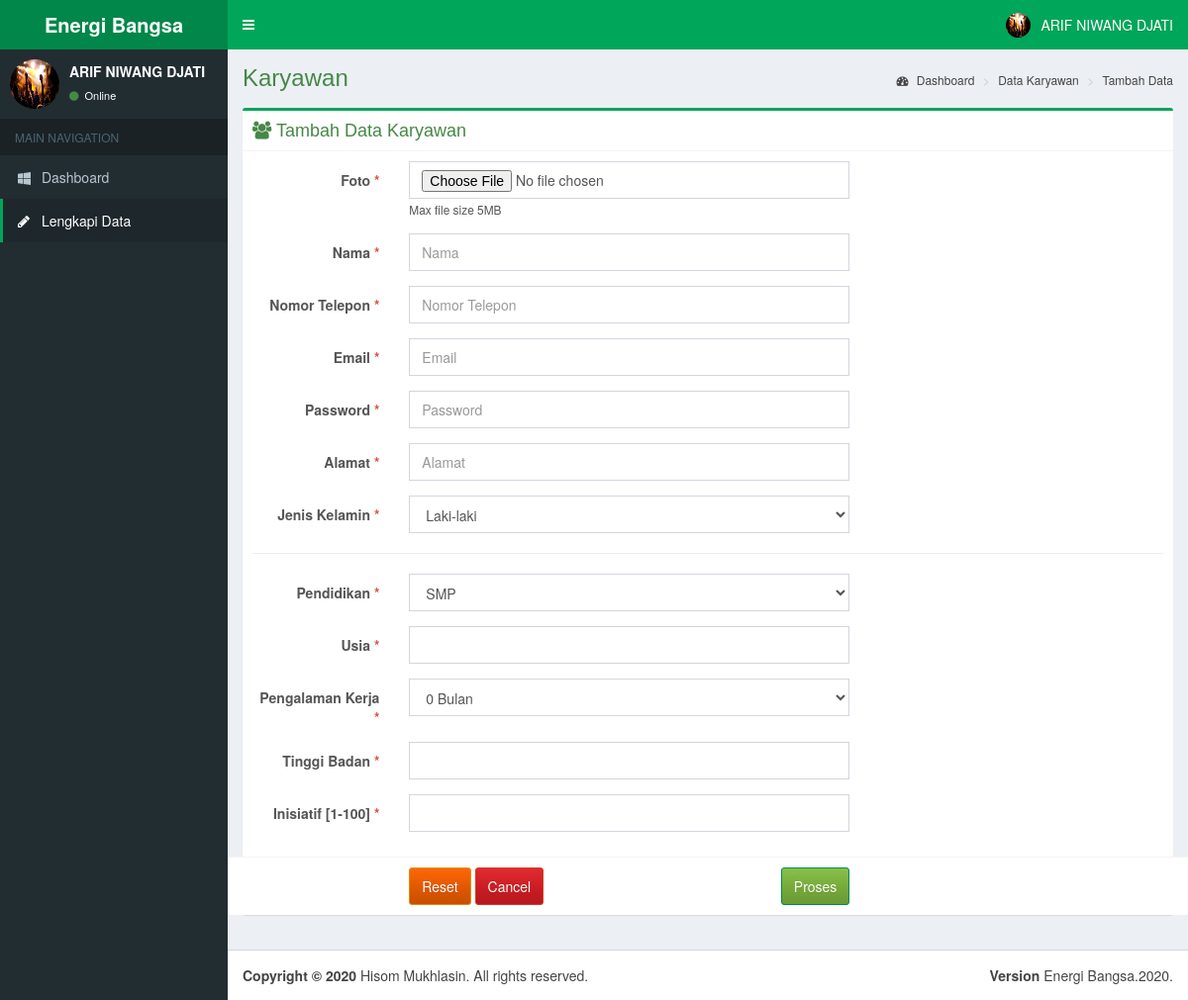
Screenshot of /add-karyawan.php (signed in) with the database file from the repository.
### tables this page shows
CREATE TABLE `kriteria` (
  `id_kriteria` int(11) NOT NULL AUTO_INCREMENT,
  `kriteria` varchar(50) NOT NULL,
  `cost_benefit` varchar(10) NOT NULL,
  `tipe` varchar(10) NOT NULL DEFAULT 'Option',
  `limit` tinyint(1) NOT NULL,
  `bobot` float DEFAULT '0',
  PRIMARY KEY (`id_kriteria`)
);

### add-karyawan.php (the view, shortened to what this page needs)
<?php
include 'dbconf.php';
?>
<!DOCTYPE html>
<html>
<head>
	<?php include 'layout/head.php'; ?>
</head>
<body class="hold-transition fixed skin-green sidebar-mini">
<div class="wrapper">
	<header class="main-header">
		<?php include 'layout/header.php'; ?>
	</header>
	<aside class="main-sidebar">
		<?php include 'layout/sidebar.php'; ?>
	</aside>
	<div class="content-wrapper">
		<section class="content-header">
			<h1 class="text-success">Karyawan</h1>
			<ol class="breadcrumb">
				<li><a href="dashboard-ui.php"><i class="fa fa-dashboard"></i> Dashboard</a></li>
				<li><a href="karyawan.php">Data Karyawan</a></li>
				<li><a href="add-karyawan.php">Tambah Data</a></li>
			</ol>
		</section>
		<section class="content">
			<div class="box box-success">
				<div class="box-header with-border">
					<h3 class="box-title text-success"><i class="fa fa-users"> </i> Tambah Data Karyawan</h3>
				</div>
				<form class="form-horizontal" enctype="multipart/form-data" method="post" action="proses-karyawan.php">
					<div class="row">
						<div class="col-xs-12">
							<div class="box-body">
								<div class="form-group">
									<label for="foto" class="col-sm-2 control-label">Foto <span class="text-red">*</span></label>
									<div class="col-sm-6">
										<input type="file" class="form-control" name="foto" id="foto" required/>
										<small>Max file size 5MB</small>
									</div>
								</div>
								<div class="form-group">
									<label for="nama" class="col-sm-2 control-label">Nama <span class="text-red">*</span></label>
									<div class="col-sm-6">
										<input type="text" class="form-control" name="nama" id="nama" placeholder="Nama" required/>
									</div>
								</div>
								<div class="form-group">
									<label for="nomor_telepon" class="col-sm-2 control-label">Nomor Telepon <span class="text-red">*</span></label>
									<div class="col-sm-6">
										<input type="text" class="form-control" name="nomor_telepon" id="nomor_telepon" placeholder="Nomor Telepon" required/>
									</div>
								</div>
								<div class="form-group">
									<label for="email" class="col-sm-2 control-label">Email <span class="text-red">*</span></label>
									<div class="col-sm-6">
										<input type="email" class="form-control" name="email" id="email" placeholder="Email" required/>
									</div>
								</div>
								<div class="form-group">
									<label for="email" class="col-sm-2 control-label">Password <span class="text-red">*</span></label>
									<div class="col-sm-6">
										<input type="password" class="form-control" name="password" id="password" placeholder="Password" required/>
									</div>
								</div>
								<div class="form-group">
									<label for="Alamat" class="col-sm-2 control-label">Alamat <span class="text-red">*</span></label>
									<div class="col-sm-6">
										<input type="text" class="form-control" name="alamat" id="alamat" placeholder="Alamat" required/>
									</div>
								</div>
								<div class="form-group">
									<label for="jenis_kelamin" class="col-sm-2 control-label">Jenis Kelamin <span class="text-red">*</span></label>
									<div class="col-sm-6">
										<select class="form-control" name="jenis_kelamin" id="jenis_kelamin">
											<option value='laki-laki'>Laki-laki</option>
										</select>
									</div>
								</div>
								<hr>
								<?php
								$query = "SELECT * FROM `kriteria`";
								$result = $mysqli->query($query);
								?>
								<?php if ($result->num_rows > 0): ?>
									<?php while ($row = $result->fetch_assoc()): $row = (object)$row; ?>
										<div class="form-group">
											<label for="jenis_kelamin" class="col-sm-2 control-label"><?php echo $row->kriteria; ?> <span class="text-red">*</span></label>
											<div class="col-sm-6">
												<?php
												if ($row->tipe == 'Option'):
													$sub_query = "SELECT * FROM `sub_kriteria` WHERE id_kriteria = $row->id_kriteria";
													$sub_result = $mysqli->query($sub_query);
													?>
													<select class="form-control" name="sub_kriteria[<?php echo $row->id_kriteria; ?>]" id="<?php echo $row->kriteria; ?>">
														<?php while ($xrow = $sub_result->fetch_assoc()): $xrow = (object)$xrow; ?>
															<option value='<?php echo $xrow->id_sub_kriteria; ?>'><?php echo $xrow->sub_kriteria ?></option>
														<?php endwhile; ?>
													</select>
												<?php
												else: ?>
													<input type="number" class="form-control" name="sub_kriteria[<?php echo $row->id_kriteria; ?>]" id="<?php echo $row->kriteria; ?>">
												<?php endif; ?>
											</div>
										</div>
									<?php endwhile; ?>
								<?php endif; ?>
							</div>
							<div class="box-footer row">
								<div class="col-sm-6 col-sm-offset-2">
									<button type="reset" class="btn btn-warning">Reset</button>
									<a type="button" class="btn btn-danger" href="karyawan.php">Cancel</a>
									<button type="submit" class="btn btn-success pull-right">Proses</button>
								</div>
							</div>
						</div>
					</div>
				</form>
			</div>
		</section>
	</div>
	<footer class="main-footer">
		<?php include 'layout/footer.php'; ?>
	</footer>
</div>
</body>
</html>

### rows the page displays
kriteria: kriteria "Pendidikan"
kriteria: kriteria "Usia"
kriteria: kriteria "Pengalaman Kerja"
kriteria: kriteria "Tinggi Badan"
kriteria: kriteria "Inisiatif [1-100]"

### other values shown
$_SESSION['judul'] "Energi Bangsa"
$_SESSION['user'] "ARIF NIWANG DJATI"
form field value "SMP"
form field value "0 Bulan"
